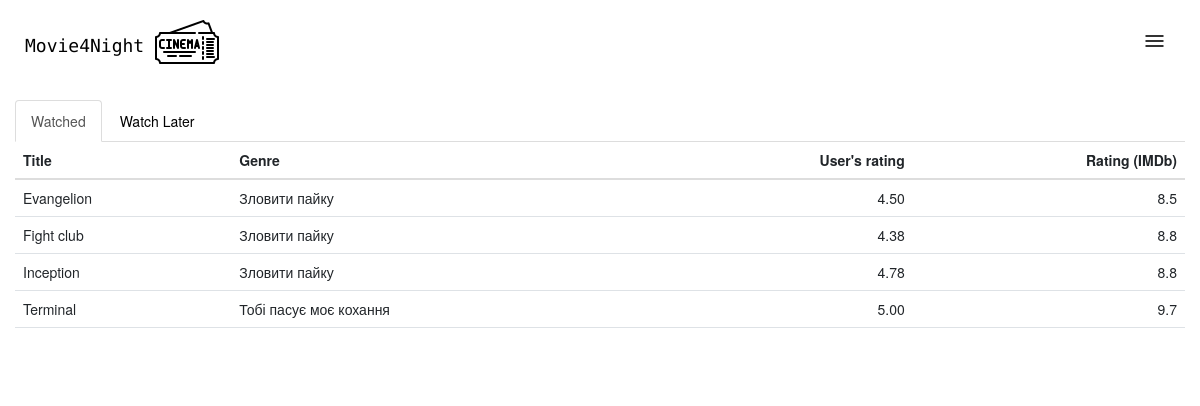
/watched (signed in), run on an earlier commit of the app's database.
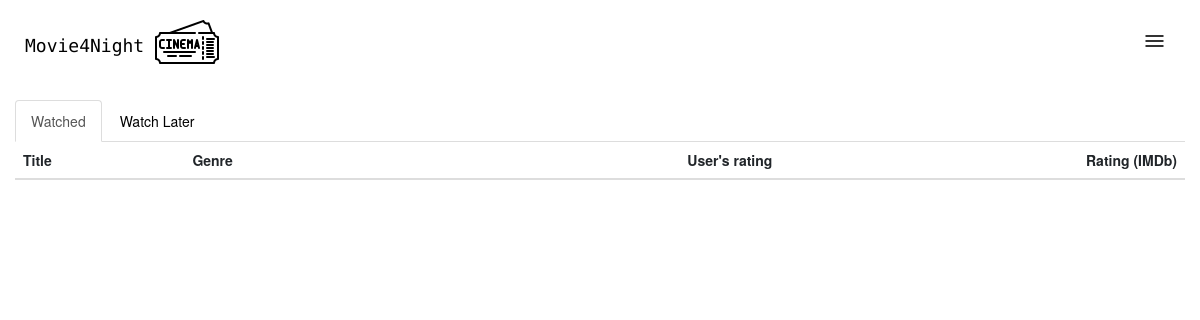
And on a later commit of the database.
### tables this page shows
CREATE TABLE movie (id INTEGER PRIMARY KEY AUTOINCREMENT, title TEXT NOT NULL, rating FLOAT, site_rating FLOAT, genre TEXT, image TEXT);

### app.py (the view)
@app.route("/watched", methods=["GET", "POST"])
@login_required
def table():
    laters=db.execute("SELECT * FROM movie WHERE id IN (SELECT movie_id FROM users_history WHERE status='watch later' AND user_id=?)", session["user_id"])
    watched = db.execute("SELECT * FROM movie WHERE id IN (SELECT movie_id FROM users_history WHERE status='watched' AND user_id=?) ORDER BY title", session["user_id"])
    return render_template('main.html',watched=watched, laters=laters)

### helpers.py (called while the page is built)
def login_required(f):
    @wraps(f)
    def decorated_function(*args, **kwargs):
        if session.get("user_id") is None:
            return redirect("/login")
        return f(*args, **kwargs)
    return decorated_function

### templates/main.html (shortened to what this page needs)
{% extends "layout.html" %}
{% block head %}
  <link rel="stylesheet" href="https://maxcdn.bootstrapcdn.com/bootstrap/3.4.1/css/bootstrap.min.css">
{% endblock %}
{% block main %}
  <ul class="nav nav-tabs" id="nav-tab" role="tablist">
    <li class="active"><a data-toggle="tab" href="#watched">Watched</a></li>
    <li><a data-toggle="tab" href="#later">Watch Later</a></li>
  </ul>
  <div class="tab-content">
    <div id="watched" class="tab-pane fade in active">
      <table class="table">
        <thead>
          <th class="text-start">Title</th>
          <th class="text-start">Genre</th>
          <th class="text-end">User's rating</th>
          <th class="text-end">Rating (IMDb)</th>
        </thead>
        <tbody>
            {% for watch in watched %}
                <tr>
                    <td class="text-start">{{ watch['title'] }}</td>
                    <td class="text-start">{{ watch['genre'] }}</td>
                    <td class="text-end">{{ "%.2f"|format(watch['site_rating']) }}</td>
                    <td class="text-end">{{ watch['rating'] }}</td>
                </tr>
            {% endfor %}
        </tbody>
      </table>
    </div>
  </div>
{% endblock %}

What changed in the data, as far as the page shows it:
no longer on this page (row edited): movie: title "Evangelion", genre "Зловити пайку", site_rating "4.50", rating "8.5"
no longer on this page (row edited): movie: title "Fight club", genre "Зловити пайку", site_rating "4.38", rating "8.8"
no longer on this page (row edited): movie: title "Inception", genre "Зловити пайку", site_rating "4.78", rating "8.8"
no longer on this page (row unchanged): movie: title "Terminal", genre "Тобі пасує моє кохання", site_rating "5.00", rating "9.7"
